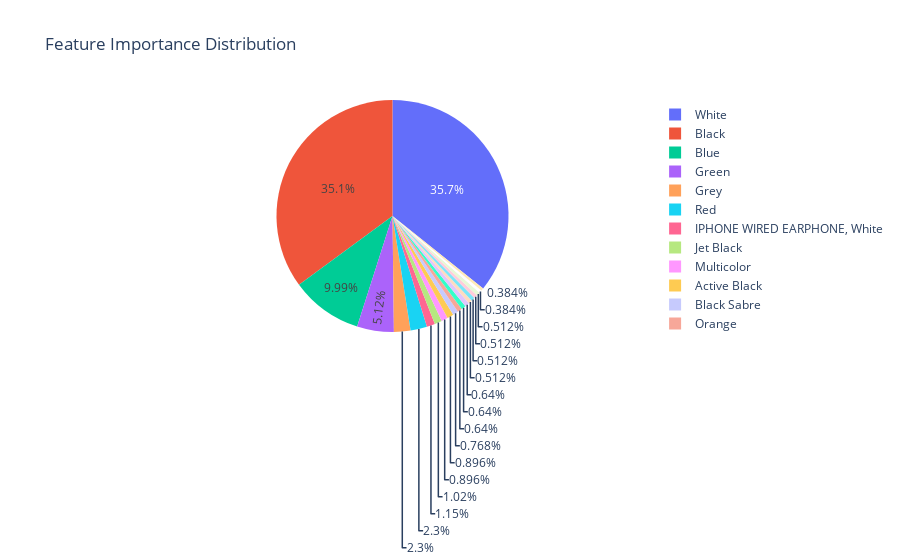

The notebook cell saved with this chart:
### Code cell


### Figure 1 — Plotly figure (JSON) as saved in the notebook; plotly's stock layout.template omitted (floating-point values rounded to 4 significant figures)
{"data": [{"domain": {"x": [0, 1], "y": [0, 1]}, "hovertemplate": "Color=%{label}<br>fsn=%{value}<extra></extra>", "labels": ["White", "Black", "Blue", "Green", "Grey", "Red", "IPHONE WIRED EARPHONE, White", "Jet Black", "Multicolor", "Active Black", "Black Sabre", "Orange", "White Sabre", "Purple", "Ivory White", "Beige", "Arctic Blue", "Pink", "Carbon Black", "Pearl White"], "legendgroup": "", "name": "", "showlegend": true, "type": "pie", "values": [279, 274, 78, 40, 18, 18, 9, 8, 7, 7, 6, 5, 5, 5, 4, 4, 4, 4, 3, 3]}], "layout": {"legend": {"tracegroupgap": 0}, "title": {"text": "Feature Importance Distribution"}}}
